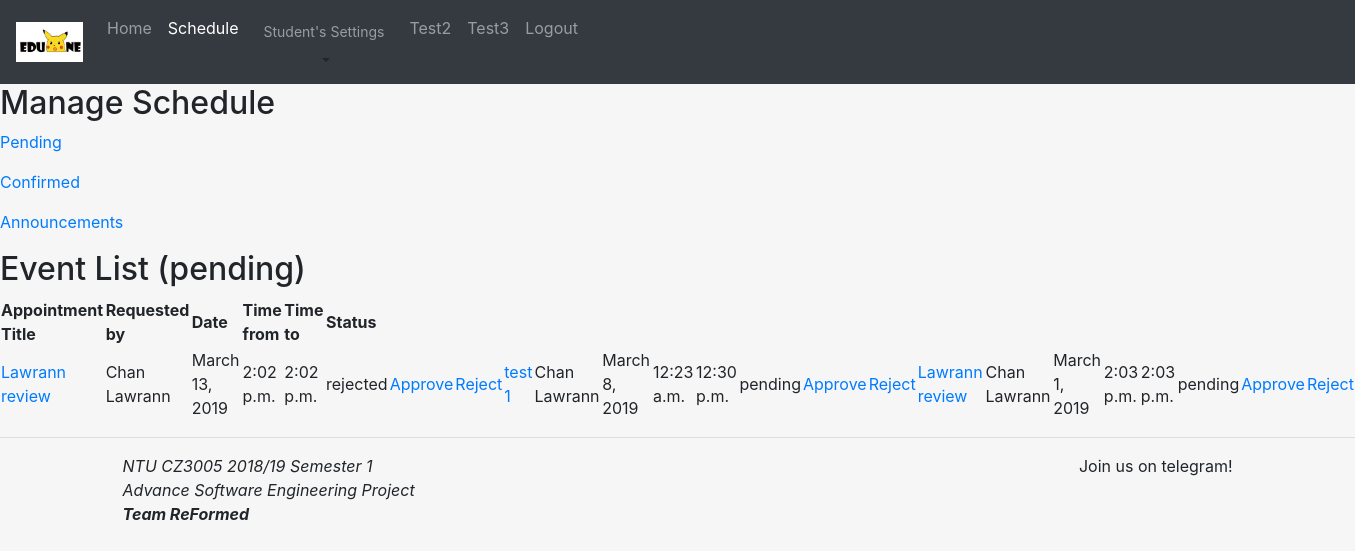
The page /schedule/manage=pending/ (signed in) on the database its author committed.
### main/models.py (models this page shows, shortened)
class Appointment(models.Model):
    eventPlanner = models.ForeignKey(
        'EventPlanner',
        on_delete=models.CASCADE,
    )
    parent = models.ForeignKey(
        'ParentProfile',
        on_delete=models.CASCADE,
    )
    apptTitle = models.CharField(max_length=30)
    apptDescription = models.CharField(max_length=200)
    apptDate = models.DateField()
    apptLocation = models.CharField(max_length=50)
    apptTimeFrom = models.TimeField()
    apptTimeTo = models.TimeField()
    apptStatus = models.CharField(max_length=8, choices=APPOINTMENT_STATUS, default = 'pending')
    apptRejectionReason = models.CharField(max_length=200, default = '-')

class ParentProfile(models.Model):
    RELATION_CHOICES = (
        ('Father', 'Father'),
        ('Mother', 'Mother'),
    )
    user = models.OneToOneField(
        User,
        on_delete=models.CASCADE,
    )
    firstname = models.CharField(max_length=50)
    lastname = models.CharField(max_length=50)
    contact_number = models.CharField(max_length=20)
    relation = models.CharField(max_length=6, choices=RELATION_CHOICES)
    def __str__(self):
        return "{} {}".format(self.lastname, self.firstname)

### main/views.py (the view)
# urls.py: path('schedule/manage=<str:current>/', views.schedule_manage, name='schedule-manage'),
def schedule_manage(request, current='confirmed'):
	event_types = ('confirmed', 'pending', 'announcements')
	if current not in event_types:
		return HttpResponseForbidden()
	else:
		if current == event_types[0]:
			planner = EventPlanner.objects.get(user__exact = request.user.id)
			events = Event.objects.filter(eventPlanner__exact = planner).extra(order_by = ['-dateFrom'])
		elif current == event_types[1]:
			planner = EventPlanner.objects.get(user__exact = request.user.id)
			events = Appointment.objects.filter(eventPlanner__exact = planner).extra(order_by = ['-apptDate']).values()
			for event in events:
				event['parent_id'] = ParentProfile.objects.get(id__exact = event['parent_id'])
		elif current == event_types[2]:
			events = Announcement.objects.filter(user__exact = request.user.id).extra(order_by = ['-dateCreated'])
		return render(request, 'schedule/schedule_manage.html', {'active_page': 'schedule', 'active_tab': current,
				'events': events })

### main/templates/schedule/schedule_manage.html (shortened to what this page needs)
{% extends "common/header.html" %}
{% block content %}
		<h2>Manage Schedule</h2>
		<p><a href="{% url 'schedule-manage' current='pending' %}"> Pending </a><p>
		<p><a href="{% url 'schedule-manage' current='confirmed'%}"> Confirmed </a><p>
		<p><a href="{% url 'schedule-manage' current='announcements'%}"> Announcements </a><p>
		<h2>Event List ({{active_tab}})</h2>
		<table>
			{% if active_tab == 'pending' %}
				<tr>
				<th>Appointment Title</th>
				<th>Requested by</th>
				<th>Date</th>
				<th>Time from</th>
				<th>Time to</th>
				<th>Status</th>
				</tr>
				<tr>
				{% for event in events  %}
					<td><a href="{% url 'appointment-detail' pk=event.id %}"> {{event.apptTitle}} </a></td>
					<td>{{event.parent_id}}</td>
					<td>{{event.apptDate}}</td>
					<td>{{event.apptTimeFrom}}</td>
					<td>{{event.apptTimeTo}}</td>
					<td>{{event.apptStatus}}</td>
					<td><a href="#"> Approve </a></td>
					<td><a href="#"> Reject </a></td>
				{% endfor %}
			{% endif %}
				</tr>
		</table>
{% endblock %}

### main/templates/common/header.html (shortened to what this page needs)
<!DOCTYPE html>
<html lang="en">
<head>
    {% load staticfiles  %}
    <link rel='stylesheet' href="{% static 'common/css/bootstrap.min.css' %}" type='text/css' />
    <link rel="stylesheet" href="https://cdnjs.cloudflare.com/ajax/libs/font-awesome/4.7.0/css/font-awesome.min.css">
</head>
<body class="body" style="background-color:#f6f6f6">
    <nav class="navbar navbar-expand-md navbar-dark static-top bg-dark">
        <a class="navbar-brand" href="/"><img src="{% static 'logo/eduone.jpeg' %}" width="67" height="40" class="d-inline-block align-top" alt=""></a>
        <ul class="navbar-nav mr-auto">
            <li class="nav-item {% if active_page == 'home' %} active {% endif %}">
                <a class="nav-link" href="{% url 'main-home' %}">Home</a>
            </li>
            <li class="nav-item {% if active_page == 'schedule' %} active {% endif %}">
                <a class="nav-link" href="{% url 'schedule-home' %}">Schedule</a>
            </li>
            {% if user.is_staff %}
            <li>
                <div class="dropdown">
                    <button class="btn btn-default btn-sm dropdown-toggle" type="button" id="studentSettings" data-toggle="dropdown">
                    <a class="nav-link">Student's Settings</a>
                    </button>
                </div>
            </li>
            {% endif %}
            <li class="nav-item {% if active_page == 'test2' %} active {% endif %}">
                <a class="nav-link" href="/test2">Test2</a>
            </li>
            <li class="nav-item {% if active_page == 'test3' %} active {% endif %}">
                    <a class="nav-link" href="/test3">Test3</a>
            </li>
            <li class="nav-item {% if active_page == 'logout' %} active {% endif %}">
                <a class="nav-link" href="{%url 'logout' %}">Logout</a>
            </li>
        </ul>
    </nav>
    <main role="main">
        {% block content %} {% endblock %}
    </main>
    <hr>
    <footer class="container">
        <div class="row">
            <div class="col">
                <i>NTU CZ3005 2018/19 Semester 1<br>Advance Software Engineering Project<br><b>Team ReFormed</b></i>
            </div>
            <div class="col text-right">
                Join us on telegram!
            </div>
        </div>
    </footer>
</body>
</html>

### rows shown on the page
Appointment: apptTitle "Lawrann review", parent_id "Chan Lawrann", apptDate "March 13, 2019", apptTimeFrom "2:02 p.m.", apptTimeTo "2:02 p.m.", apptStatus "rejected"
Appointment: apptTitle "test 1", parent_id "Chan Lawrann", apptDate "March 8, 2019", apptTimeFrom "12:23 a.m.", apptTimeTo "12:30 p.m.", apptStatus "pending"
Appointment: apptTitle "Lawrann review", parent_id "Chan Lawrann", apptDate "March 1, 2019", apptTimeFrom "2:03 p.m.", apptTimeTo "2:03 p.m.", apptStatus "pending"

### other values the page prints
{{ active_tab }} "pending"
